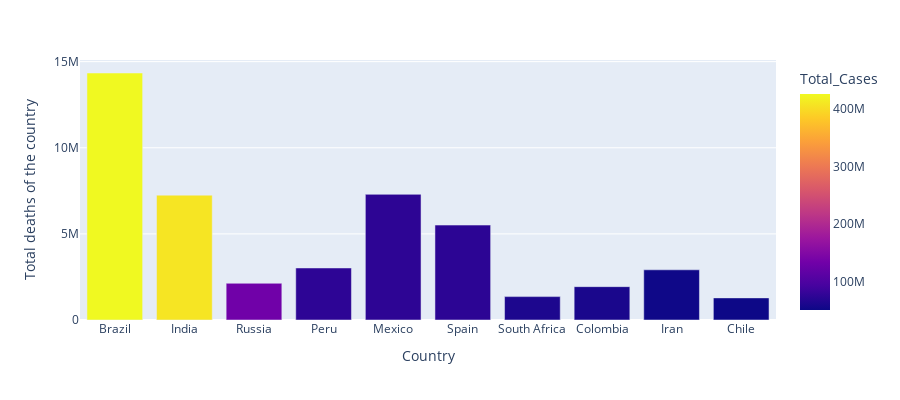

The notebook cell this image was saved under:
### Code cell
## Bar chart 
fig1 = px.bar(top_ten, x = 'Country', y = 'Total_deaths',
                 hover_data = ['Total_Cases','GDP'], color = 'Total_Cases',
                 labels = {'Total_deaths':'Total deaths of the country'}, height = 400
             )
fig1.show()

### Figure 1 — Plotly figure (JSON) as saved in the notebook; plotly's stock layout.template omitted (floating-point values rounded to 4 significant figures)
{"data": [{"alignmentgroup": "True", "customdata": [[425704574, 9.829], [407771689, 9.19], [132889015, 7.359], [74882710, 11.36], [74347562, 10.54], [73717708, 9.931], [63027702, 11.12], [60543715, 9.65], [52421986, 8.13], [51268034, 7.254]], "hovertemplate": "Country=%{x}<br>Total deaths of the country=%{y}<br>Total_Cases=%{marker.color}<br>GDP=%{customdata[1]}<extra></extra>", "legendgroup": "", "marker": {"color": [425704574, 407771689, 132889015, 74882710, 74347562, 73717708, 63027702, 60543715, 52421986, 51268034], "coloraxis": "coloraxis", "pattern": {"shape": ""}}, "name": "", "offsetgroup": "", "orientation": "v", "showlegend": false, "textposition": "auto", "type": "bar", "x": ["Brazil", "India", "Russia", "Peru", "Mexico", "Spain", "South Africa", "Colombia", "Iran", "Chile"], "xaxis": "x", "y": [14340645, 7247400, 2131745, 3020080, 7296012, 5510689, 1357780, 1936151, 2914172, 1283898], "yaxis": "y"}], "layout": {"barmode": "relative", "coloraxis": {"colorbar": {"title": {"text": "Total_Cases"}}, "colorscale": [[0, "#0d0887"], [0.1111, "#46039f"], [0.2222, "#7201a8"], [0.3333, "#9c179e"], [0.4444, "#bd3786"], [0.5556, "#d8576b"], [0.6667, "#ed7953"], [0.7778, "#fb9f3a"], [0.8889, "#fdca26"], [1, "#f0f921"]]}, "height": 400, "legend": {"tracegroupgap": 0}, "margin": {"t": 60}, "xaxis": {"anchor": "y", "domain": [0, 1], "title": {"text": "Country"}}, "yaxis": {"anchor": "x", "domain": [0, 1], "title": {"text": "Total deaths of the country"}}}}
